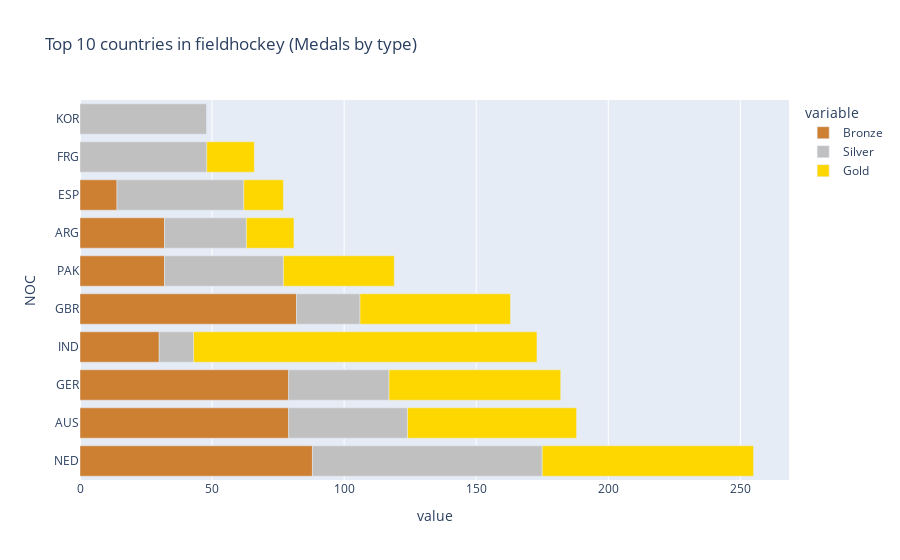

Notebook source saved alongside this figure:
### Code cell
hockey = df[df["Sport"] == "Hockey"]
hockey = hockey[hockey["Medal"].notna()]
medals = (hockey.groupby(["NOC", "Medal"])
        .size().unstack(fill_value=0)) # Räknar medaljer per land

medals["Total"] = medals["Gold"] + medals["Silver"] + medals["Bronze"]
top10 = medals.sort_values(by="Total", ascending=False).head(10).reset_index()

medal_values = ["Bronze", "Silver", "Gold"]


fig = px.bar(
    top10,x=medal_values, y="NOC",
    color_discrete_map={"Gold":"#FFD700", "Silver": "#C0C0C0", "Bronze": "#CD7F32"},
    title="Top 10 countries in fieldhockey (Medals by type)"
)
fig.show()

### Figure 1 — Plotly figure (JSON) as saved in the notebook; plotly's stock layout.template omitted (floating-point values rounded to 4 significant figures)
{"data": [{"hovertemplate": "variable=Bronze<br>value=%{x}<br>NOC=%{y}<extra></extra>", "legendgroup": "Bronze", "marker": {"color": "#CD7F32", "pattern": {"shape": ""}}, "name": "Bronze", "orientation": "h", "showlegend": true, "textposition": "auto", "type": "bar", "x": [88, 79, 79, 30, 82, 32, 32, 14, 0, 0], "xaxis": "x", "y": ["NED", "AUS", "GER", "IND", "GBR", "PAK", "ARG", "ESP", "FRG", "KOR"], "yaxis": "y"}, {"hovertemplate": "variable=Silver<br>value=%{x}<br>NOC=%{y}<extra></extra>", "legendgroup": "Silver", "marker": {"color": "#C0C0C0", "pattern": {"shape": ""}}, "name": "Silver", "orientation": "h", "showlegend": true, "textposition": "auto", "type": "bar", "x": [87, 45, 38, 13, 24, 45, 31, 48, 48, 48], "xaxis": "x", "y": ["NED", "AUS", "GER", "IND", "GBR", "PAK", "ARG", "ESP", "FRG", "KOR"], "yaxis": "y"}, {"hovertemplate": "variable=Gold<br>value=%{x}<br>NOC=%{y}<extra></extra>", "legendgroup": "Gold", "marker": {"color": "#FFD700", "pattern": {"shape": ""}}, "name": "Gold", "orientation": "h", "showlegend": true, "textposition": "auto", "type": "bar", "x": [80, 64, 65, 130, 57, 42, 18, 15, 18, 0], "xaxis": "x", "y": ["NED", "AUS", "GER", "IND", "GBR", "PAK", "ARG", "ESP", "FRG", "KOR"], "yaxis": "y"}], "layout": {"barmode": "relative", "legend": {"title": {"text": "variable"}, "tracegroupgap": 0}, "title": {"text": "Top 10 countries in fieldhockey (Medals by type)"}, "xaxis": {"anchor": "y", "domain": [0, 1], "title": {"text": "value"}}, "yaxis": {"anchor": "x", "domain": [0, 1], "title": {"text": "NOC"}}}}
